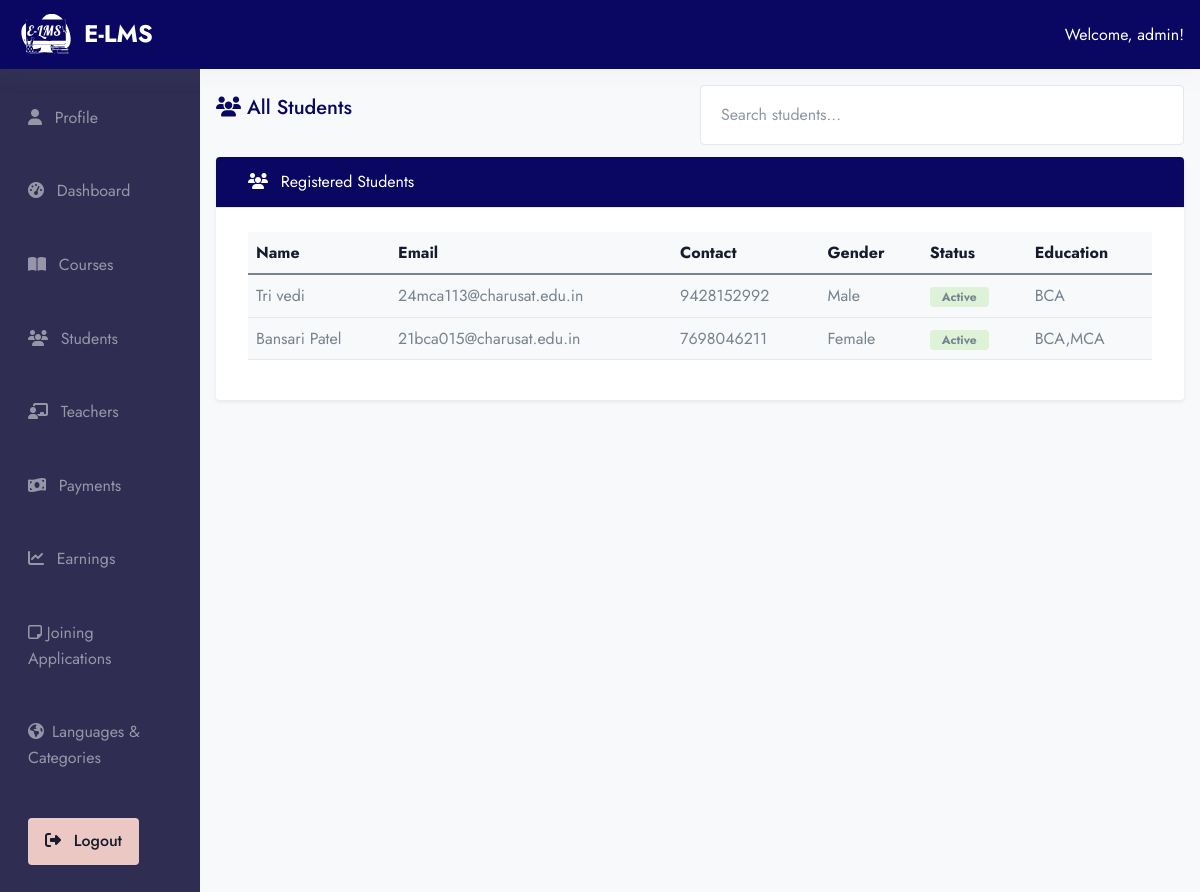
The page /ad-min/students/ (signed in) on the database its author committed.
### app/models.py (models this page shows, shortened)
class Users(AbstractUser):
    ROLE_CHOICES = (
        ('student', 'Student'),
        ('teacher', 'Teacher'),
        ('admin', 'Admin'),
    )
    role = models.CharField(max_length=20, choices=ROLE_CHOICES, default='student')

class Student(models.Model):
    user = models.OneToOneField(Users, on_delete=models.CASCADE, related_name="student_profile")
    contact_no = models.CharField(max_length=20, null=True, blank=True)
    address = models.TextField(null=True, blank=True)
    date_of_birth = models.DateField(null=True, blank=True)
    gender = models.CharField(max_length=10, choices=(("Male","Male"), ("Female","Female"), ("Other","Other")), null=True, blank=True)
    education = models.CharField(max_length=200, null=True, blank=True)
    status = models.CharField(max_length=20, choices=(("active","Active"), ("inactive","Inactive")), default="active")

### E_LMS/admin_view.py (the view)
# urls.py: path('ad-min/students/', admin_view.admin_students, name='admin_students'),
@login_required
def admin_students(request):
    user = request.user
    if user.role != 'admin':
        return page_not_found(request)
    students = Student.objects.select_related('user').all()
    return render(request, 'admin/admin_students.html', {'students': students})

### templates/admin/admin_students.html (shortened to what this page needs)
{% extends 'base2.html' %}
{% load static %}
{% block content %}
<div class="container-fluid">
  <div class="row">
      {% include 'admin/admin_sidebar.html' %}
     <div class="col-md-10 ms-auto p-4 bg-light" style="min-height: 100vh;">
  <div class="d-flex justify-content-between align-items-center mb-3">
    <h4 class="text-primary"><i class="fas fa-users"></i> All Students</h4>
    <input type="text" id="searchInput" class="form-control w-50" placeholder="Search students...">
  </div>
  <div class="card mt-3 shadow-sm border-0">
    <div class="card-header bg-primary text-white">
      <i class="fas fa-users me-2"></i> Registered Students
    </div>
    <div class="card-body">
      <div class="table-responsive">
        <table class="table table-hover align-middle" id="studentTable">
          <thead class="table-light">
            <tr>
              <th>Name</th>
              <th>Email</th>
              <th>Contact</th>
              <th>Gender</th>
              <th>Status</th>
              <th>Education</th>
            </tr>
          </thead>
          <tbody>
            {% for student in students %}
              <tr>
                <td>{{ student.user.get_full_name }}</td>
                <td>{{ student.user.email }}</td>
                <td>{{ student.contact_no|default:"-" }}</td>
                <td>{{ student.gender|default:"-" }}</td>
                <td>
                  {% if student.status == 'active' %}
                    <span class="badge bg-success text-gray-800">Active</span>
                  {% else %}
                    <span class="badge bg-danger text-gray-800">Inactive</span>
                  {% endif %}
                </td>
                <td>{{ student.education|default:"-" }}</td>
              </tr>
            {% empty %}
              <tr>
                <td colspan="6" class="text-center text-muted">No students found.</td>
              </tr>
            {% endfor %}
          </tbody>
        </table>
      </div>
    </div>
  </div>
</div>
  </div>
</div>
{% endblock %}

### templates/components/header_dash.html (shortened to what this page needs)
{% load static %}
<div class="col-12">
  <nav class="navbar navbar-dark bg-primary px-4 py-2 d-flex justify-content-between align-items-center shadow-light">
    <a class="navbar-brand d-flex align-items-center" href="#">
      <img src="{% static 'assets/img/E-LMS_Logo.svg' %}" alt="Project Logo" width="60" height="40" class="me-2">
      <span class="text-white fw-bold">E-LMS </span>
    </a>
    <div class="text-white">
      {% if request.user.is_authenticated %}
        <span class="fw-semibold">Welcome, {{ request.user.username }}!</span>
        {% endif %}
    </div>
  </nav>
</div>

### rows shown on the page
Users: user.username "admin"
Student: user.get_full_name "Tri vedi", user.email "24mca113@charusat.edu.in", contact_no "9428152992", gender "Male", status "Active", education "BCA"
Student: user.get_full_name "Bansari Patel", user.email "21bca015@charusat.edu.in", contact_no "7698046211", gender "Female", status "Active", education "BCA,MCA"
